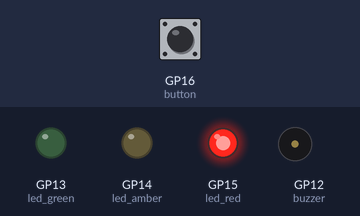
Recording of a program running on a simulated Raspberry Pi Pico running MicroPython. Parts: output pins drawn as LEDs (lit = HIGH), buzzer (waves = sounding, pin HIGH). Inputs (shaded band) come from the test bench; at power-on: GP16 (button) LOW. Threads take turns every 2 ms.

Above: at 1.2 s.
1.3 s: GP16 (button) pulled HIGH for 0.15 s
At 7.9 s:
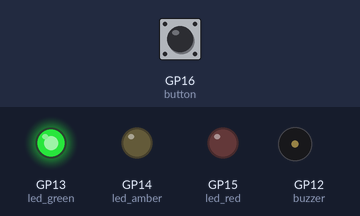
At 24.4 s:
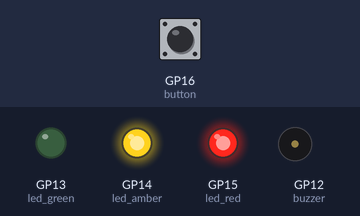
Timing chart, 0 to 27.5 s (numbered marks = the images above; inputs shaded):
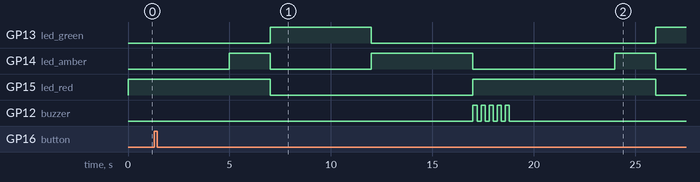

The program:

trafficLight.py
```python
import machine
import utime
import _thread

led_red = machine.Pin(15, machine.Pin.OUT)
led_amber = machine.Pin(14, machine.Pin.OUT)
led_green = machine.Pin(13, machine.Pin.OUT)
button = machine.Pin(16, machine.Pin.IN, machine.Pin.PULL_DOWN)
buzzer = machine.Pin(12, machine.Pin.OUT)

global button_pressed
button_pressed = False

def button_reader_thread():
    global button_pressed
    while True:
        if button.value() == 1:
            button_pressed = True
        utime.sleep(0.01)

_thread.start_new_thread(button_reader_thread, ())

while True:
    if button_pressed == True:
        led_red.value(1)
        for i in range(5):
            buzzer.value(1)
            utime.sleep(0.2)
            buzzer.value(0)
            utime.sleep(0.2)
        global button_pressed
        button_pressed = False
    led_red.value(1)
    utime.sleep(5)
    led_amber.value(1)
    utime.sleep(2)
    led_red.value(0)
    led_amber.value(0)
    led_green.value(1)
    utime.sleep(5)
    led_green.value(0)
    led_amber.value(1)
    utime.sleep(5)
    led_amber.value(0)
```

Measured:
- after the input at 1.3 s, GP12 (buzzer): alternates HIGH for 0.20 s and LOW for 0.20 s, 10 changes in all, then stays LOW, starting after 15.7 s
